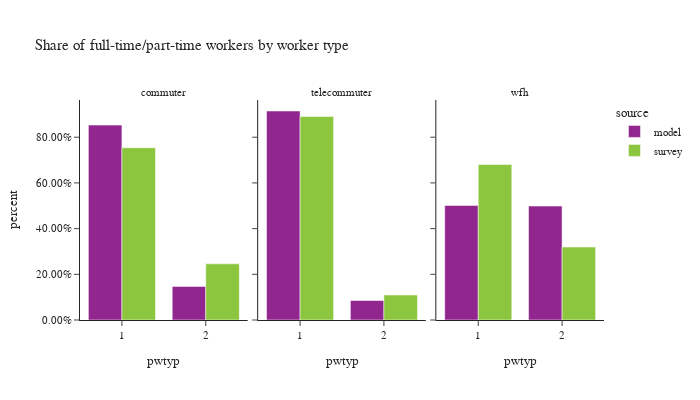

Here is the notebook cell this chart was saved with:
### Code cell
# worker counts by worker type
df_worker_count = workers.groupby(['source','worker_type','pwtyp'])['pdexpfac']. \
    sum().reset_index()
df_worker_count['percent'] = df_worker_count.groupby(['source','worker_type'], group_keys=False)['pdexpfac']. \
    apply(lambda x: x / float(x.sum()))

df_worker_count_ct = workers.groupby(['source','worker_type','pwtyp'])['pdexpfac'].count().reset_index(). \
    rename(columns={'pdexpfac':'sample count'})
df_worker_count = df_worker_count.merge(df_worker_count_ct, on=['source','worker_type','pwtyp']). \
    rename(columns={'pdexpfac':'total count'})

fig = px.bar(df_worker_count.sort_values(by=['source']), x='pwtyp', y="percent",
             facet_col="worker_type",color="source",hover_data=['sample count','total count'],
             barmode="group",
             title="Share of full-time/part-time workers by worker type")
fig.for_each_annotation(lambda a: a.update(text = a.text.split("=")[-1]))
fig.update_layout(height=400, width=700, font=dict(size=11),
                  yaxis_tickformat = '.2%')
fig.show()

### Figure 1 — Plotly figure (JSON) as saved in the notebook; plotly's stock layout.template omitted (floating-point values rounded to 4 significant figures)
{"data": [{"alignmentgroup": "True", "customdata": [[1382000.0, 1382000.0], [238100.0, 238100.0]], "hovertemplate": "source=model<br>worker_type=commuter<br>pwtyp=%{x}<br>percent=%{y}<br>sample count=%{customdata[0]}<br>total count=%{customdata[1]}<extra></extra>", "legendgroup": "model", "marker": {"color": "#91268F", "pattern": {"shape": ""}}, "name": "model", "offsetgroup": "model", "orientation": "v", "showlegend": true, "textposition": "auto", "type": "bar", "x": [1, 2], "xaxis": "x", "y": [0.8531, 0.1469], "yaxis": "y"}, {"alignmentgroup": "True", "customdata": [[264600.0, 264600.0], [24670.0, 24670.0]], "hovertemplate": "source=model<br>worker_type=telecommuter<br>pwtyp=%{x}<br>percent=%{y}<br>sample count=%{customdata[0]}<br>total count=%{customdata[1]}<extra></extra>", "legendgroup": "model", "marker": {"color": "#91268F", "pattern": {"shape": ""}}, "name": "model", "offsetgroup": "model", "orientation": "v", "showlegend": false, "textposition": "auto", "type": "bar", "x": [1, 2], "xaxis": "x2", "y": [0.9147, 0.08528], "yaxis": "y2"}, {"alignmentgroup": "True", "customdata": [[186200.0, 186200.0], [185100.0, 185100.0]], "hovertemplate": "source=model<br>worker_type=wfh<br>pwtyp=%{x}<br>percent=%{y}<br>sample count=%{customdata[0]}<br>total count=%{customdata[1]}<extra></extra>", "legendgroup": "model", "marker": {"color": "#91268F", "pattern": {"shape": ""}}, "name": "model", "offsetgroup": "model", "orientation": "v", "showlegend": false, "textposition": "auto", "type": "bar", "x": [1, 2], "xaxis": "x3", "y": [0.5014, 0.4986], "yaxis": "y3"}, {"alignmentgroup": "True", "customdata": [[1640.0, 1158000.0], [450.0, 377700.0]], "hovertemplate": "source=survey<br>worker_type=commuter<br>pwtyp=%{x}<br>percent=%{y}<br>sample count=%{customdata[0]}<br>total count=%{customdata[1]}<extra></extra>", "legendgroup": "survey", "marker": {"color": "#8CC63E", "pattern": {"shape": ""}}, "name": "survey", "offsetgroup": "survey", "orientation": "v", "showlegend": true, "textposition": "auto", "type": "bar", "x": [1, 2], "xaxis": "x", "y": [0.754, 0.246], "yaxis": "y"}, {"alignmentgroup": "True", "customdata": [[671.0, 209600.0], [90.0, 25710.0]], "hovertemplate": "source=survey<br>worker_type=telecommuter<br>pwtyp=%{x}<br>percent=%{y}<br>sample count=%{customdata[0]}<br>total count=%{customdata[1]}<extra></extra>", "legendgroup": "survey", "marker": {"color": "#8CC63E", "pattern": {"shape": ""}}, "name": "survey", "offsetgroup": "survey", "orientation": "v", "showlegend": false, "textposition": "auto", "type": "bar", "x": [1, 2], "xaxis": "x2", "y": [0.8907, 0.1093], "yaxis": "y2"}, {"alignmentgroup": "True", "customdata": [[600.0, 171400.0], [150.0, 80410.0]], "hovertemplate": "source=survey<br>worker_type=wfh<br>pwtyp=%{x}<br>percent=%{y}<br>sample count=%{customdata[0]}<br>total count=%{customdata[1]}<extra></extra>", "legendgroup": "survey", "marker": {"color": "#8CC63E", "pattern": {"shape": ""}}, "name": "survey", "offsetgroup": "survey", "orientation": "v", "showlegend": false, "textposition": "auto", "type": "bar", "x": [1, 2], "xaxis": "x3", "y": [0.6807, 0.3193], "yaxis": "y3"}], "layout": {"annotations": [{"font": {}, "showarrow": false, "text": "commuter", "x": 0.16, "xanchor": "center", "xref": "paper", "y": 1.0, "yanchor": "bottom", "yref": "paper"}, {"font": {}, "showarrow": false, "text": "telecommuter", "x": 0.5, "xanchor": "center", "xref": "paper", "y": 1.0, "yanchor": "bottom", "yref": "paper"}, {"font": {}, "showarrow": false, "text": "wfh", "x": 0.84, "xanchor": "center", "xref": "paper", "y": 1.0, "yanchor": "bottom", "yref": "paper"}], "barmode": "group", "font": {"size": 11}, "height": 400, "legend": {"title": {"text": "source"}, "tracegroupgap": 0}, "title": {"text": "Share of full-time/part-time workers by worker type"}, "width": 700, "xaxis": {"anchor": "y", "domain": [0.0, 0.32], "title": {"text": "pwtyp"}}, "xaxis2": {"anchor": "y2", "domain": [0.34, 0.66], "matches": "x", "title": {"text": "pwtyp"}}, "xaxis3": {"anchor": "y3", "domain": [0.68, 1.0], "matches": "x", "title": {"text": "pwtyp"}}, "yaxis": {"anchor": "x", "domain": [0.0, 1.0], "tickformat": ".2%", "title": {"text": "percent"}}, "yaxis2": {"anchor": "x2", "domain": [0.0, 1.0], "matches": "y", "showticklabels": false}, "yaxis3": {"anchor": "x3", "domain": [0.0, 1.0], "matches": "y", "showticklabels": false}}}
